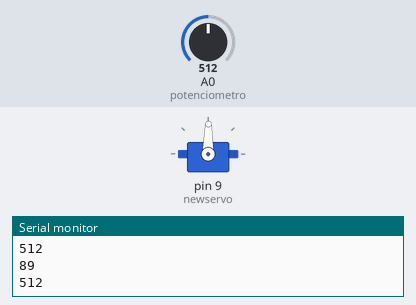
The sketch below on a simulated Arduino Uno, built with avr-gcc and run on an emulated ATmega328P. On the bench: servo, the last lines printed to the serial monitor. The test bench sets the inputs (shaded band); at power-on: A0 (potenciometro) = 512.

Above: at 1.2 s.
1.3 s: A0 (potenciometro) set to 716
At 2.2 s:
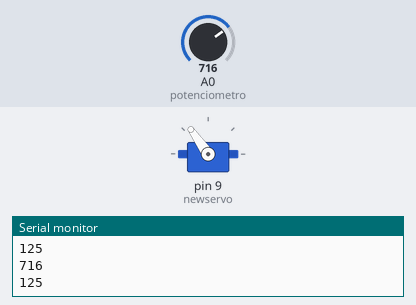
2.8 s: A0 (potenciometro) set to 900
At 3.2 s:
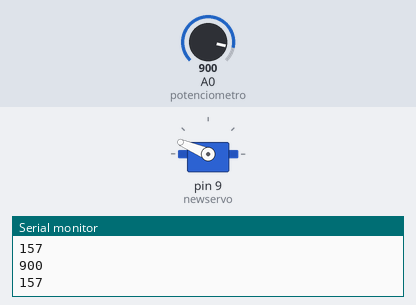
4.3 s: A0 (potenciometro) set to 1023
At 4.7 s:
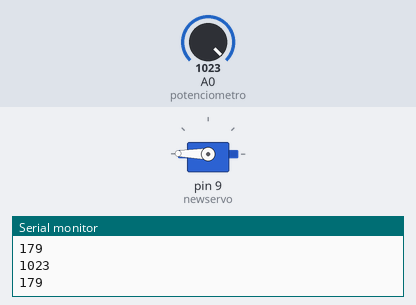
5.8 s: A0 (potenciometro) set to 306
At 7.0 s:
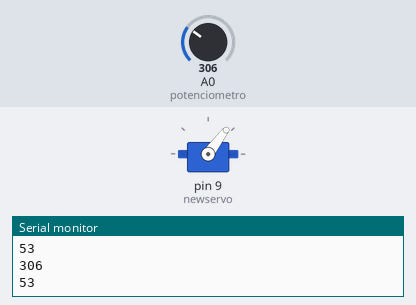
7.3 s: A0 (potenciometro) set to 122
At 7.8 s:
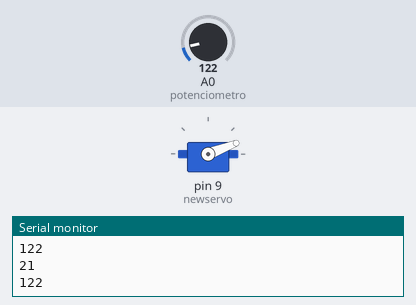
8.8 s: A0 (potenciometro) set to 511
At 9.2 s:
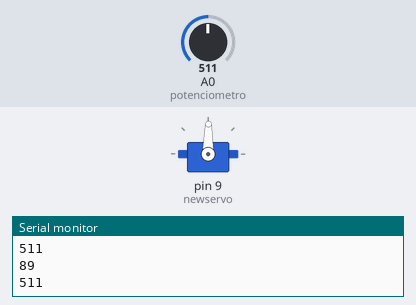
Timing chart, 0 to 11.3 s (numbered marks = the images above; inputs shaded):
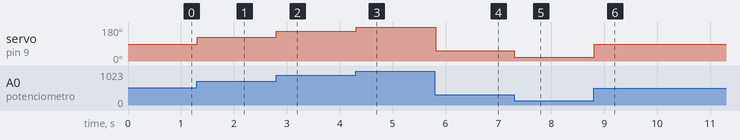

The sketch:

practica3.2.ino
```cpp
#include <Servo.h>

Servo newservo;//crecion de objeto
int potenciometro = A0;
int pot;
int angulo;


void setup() {
  Serial.begin(9600);
  newservo.attach(9);

}

void loop() {
 pot=analogRead(potenciometro);
 Serial.println(pot);
 angulo=map(pot,0,1023,0,179);
 Serial.println(angulo);

 newservo.write(angulo);
 delay(15);


}
```

Measured:
- after the input at 1.3 s, servo on pin 9 (newservo): 89° → 125° at once
- after the input at 2.8 s, servo on pin 9 (newservo): 125° → 157° at once
- after the input at 4.3 s, servo on pin 9 (newservo): 157° → 179° at once
- after the input at 5.8 s, servo on pin 9 (newservo): 179° → 53° at once
- after the input at 7.3 s, servo on pin 9 (newservo): 53° → 21° at once
- after the input at 8.8 s, servo on pin 9 (newservo): 21° → 89° at once
